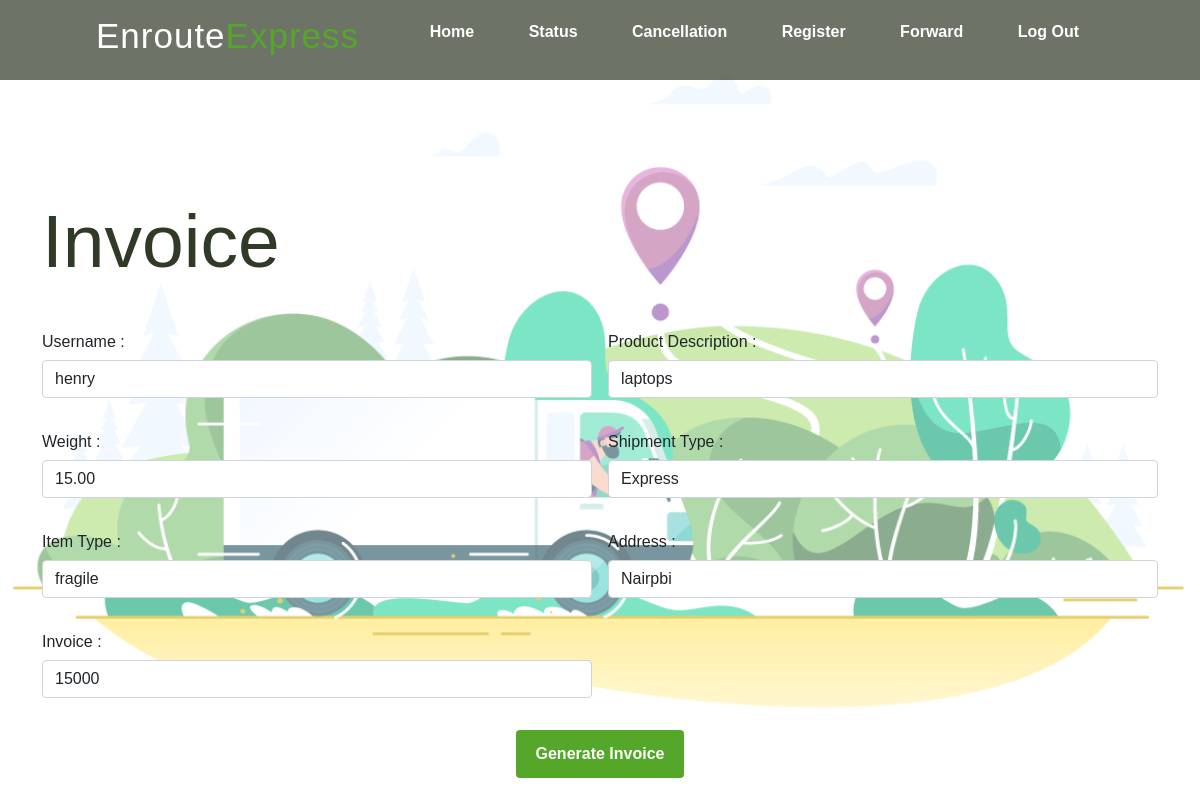
Page /invoice.php?id=1 (signed in) on the committed database.
### tables this page shows
CREATE TABLE `addshipment` (
  `idaddshipment` int(11) NOT NULL,
  `username` varchar(50) DEFAULT NULL,
  `productdesc` varchar(255) DEFAULT NULL,
  `weight` decimal(10,2) DEFAULT NULL,
  `shipmenttype` varchar(50) DEFAULT NULL,
  `itemtype` varchar(50) DEFAULT NULL,
  `address` varchar(255) DEFAULT NULL,
  `status` varchar(50) DEFAULT NULL,
  `invoice` varchar(50) DEFAULT NULL
);

### functions.php (called while the page is built, shortened)
<?php
$conn = mysqli_connect("localhost:3308", "root", "", "dispatchers");
function query($query)
{
	global $conn;
	$result = mysqli_query($conn, $query);
	$rows = [];
	while ($row = mysqli_fetch_assoc($result)) {
		$rows[] = $row;
	}
	return $rows;
}

### invoice.php (the view, shortened to what this page needs)
<?php
require 'functions.php';
$idaddshipment = $_GET["id"];
$shipment = query("SELECT * FROM addshipment WHERE idaddshipment = $idaddshipment")[0];
?>
<!DOCTYPE html>
<html>
<head>
    <link href="https://cdn.jsdelivr.net/npm/bootstrap@5.0.0-beta1/dist/css/bootstrap.min.css" rel="stylesheet">
    <link rel="stylesheet" type="text/css" href="css/style1.css">
</head>
<body>
    <div class="hero" id="Home">
        <nav>
            <h2 class="header" id="navbar">Enroute<span>Express</span></h2>
            <ul>
                <li><a href="admin.php">Home </a></li>
                <li><a href="requestshipment.php">Status</a></li>
                <li><a href="cancellationshipment.php">Cancellation</a></li>
                <li><a href="registeremployee.php">Register</a></li>
                <li><a href="forward.php">Forward</a></li>
                <li><a href="logout.php">Log Out</a></li>
            </ul>
        </nav>
        <div class="container mt-5">
            <br>
            <br>
            <h1>Invoice</h1>
            <br>
            <form action="" method="post" enctype="multipart/form-data" class="row g-3">
                <div class="col-md-6">
                    <label for="name">Username : </label>
                    <input type="text" name="username" class="form-control" id="username" value="<?= $shipment["username"]; ?>">
                </div>
                <div class="col-md-6">
                    <label for="supplier">Product Description :</label>
                    <input type="text" name="productdesc" class="form-control" id="productdesc" value="<?= $shipment["productdesc"]; ?>">
                </div>
                <div class="col-md-6">
                    <label for="price">Weight :</label>
                    <input type="text" name="weight" class="form-control" id="weight" value="<?= $shipment["weight"]; ?>">
                </div>
                <div class="col-md-6">
                    <label for="price">Shipment Type :</label>
                    <input type="text" name="shipmenttype" class="form-control" id="shipmenttype" value="<?= $shipment["shipmenttype"]; ?>">
                </div>
                <div class="col-md-6">
                    <label for="price">Item Type :</label>
                    <input type="text" name="itemtype" class="form-control" id="itemtype" value="<?= $shipment["itemtype"]; ?>">
                </div>
                <div class="col-md-6">
                    <label for="price">Address :</label>
                    <input type="text" name="address" class="form-control" id="address" value="<?= $shipment["address"]; ?>">
                </div>
                <div class="col-md-6">
                    <label for="price">Invoice :</label>
                    <input type="text" name="invoice" class="form-control" id="invoice" value="<?= $shipment["invoice"]; ?>">
                </div>
                <div class="col-md-12">
                    <button type="submit" name="submit" class="btn btn-primary">Generate Invoice</button>
                </div>
            </form>
        </div>
    </div>
</body>
</html>

### css/style1.css (style rules this page uses)
* { padding: 0; margin: 0; }
* { padding: 0; margin: 0; font-family: "Josefin Sans", sans-serif; box-sizing: border-box; }
.hero { height: 100vh; width: 100%; background-image: url(/img/hero1.png); background-size: cover; background-position: center; background-attachment: fixed; position: relative; z-index: 2; }
.hero::after { content: ""; width: 100%; height: 100%; position: absolute; top: 0; left: 0; background-color: rgba(255, 255, 255, 0.4); z-index: -1; }
nav { display: flex; align-items: center; justify-content: space-between; padding-top: 10px; padding-bottom: 10px; padding-left: 8%; padding-right: 8%; background-color: rgba(47, 58, 39, 0.7); }
.header { color: white; font-size: 35px; letter-spacing: 1px; cursor: pointer; }
span { color: #54a729; }
nav ul li { list-style-type: none; display: inline-block; padding: 10px 25px; }
nav ul li a { color: white; text-decoration: none; font-weight: bold; text-transform: capitalize; }
html { scroll-behavior: smooth; }
h1 { color: #2f3a27; margin: 20px 0px 20px; font-size: 75px; }
input, textarea { width: 100%; padding: 12px; border: 1px solid #ccc; border-radius: 4px; box-sizing: border-box; margin-top: 6px; margin-bottom: 16px; resize: vertical; }
.btn-primary { background-color: #54a729; color: white; padding: 12px 20px; border: none; font-weight: bold; border-radius: 4px; cursor: pointer; transition: 0.4s; margin: auto; display: block; }

### rows in the picture
addshipment: username "henry", productdesc "laptops", weight "15.00", shipmenttype "Express", itemtype "fragile", address "Nairpbi", invoice "15000"
